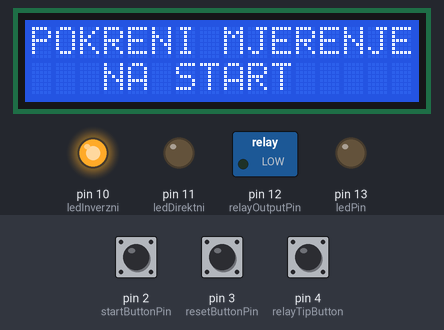
This sketch was run on a simulated Arduino Uno, built with avr-gcc and run on an emulated ATmega328P. Shown: 16×2 character LCD, switched loads named in the sketch (green lamp = pin HIGH), output pins drawn as LEDs (lit = HIGH). Inputs (shaded band) come from the test bench; at power-on: pin 2 (startButtonPin) HIGH, pin 4 (relayTipButton) HIGH, pin 3 (resetButtonPin) HIGH. EEPROM starts erased.

Above: at 2.3 s.
2.4 s: pin 2 (startButtonPin) pulled LOW for 1 s
At 4.1 s:
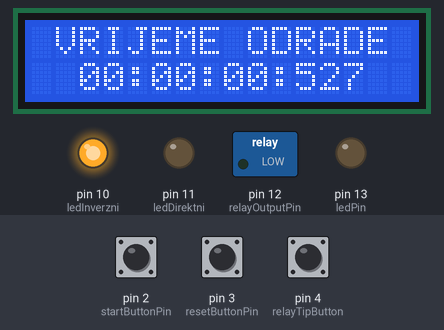
4.9 s: pin 4 (relayTipButton) pulled LOW for 1 s
At 7.0 s:
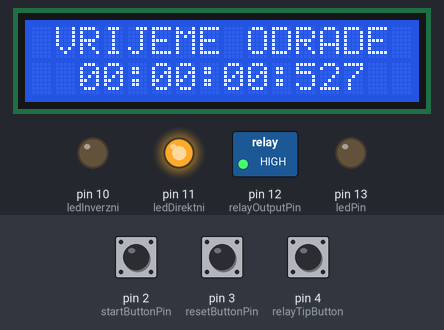
7.4 s: pin 2 (startButtonPin) pulled LOW for 0.15 s
At 8.7 s:
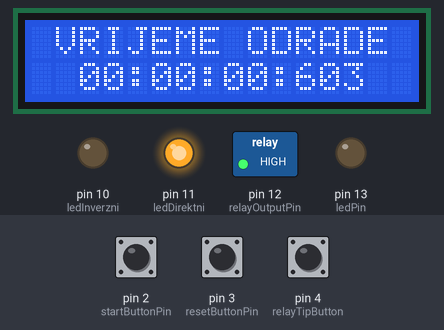
9.0 s: pin 3 (resetButtonPin) pulled LOW for 0.15 s
At 10.1 s:
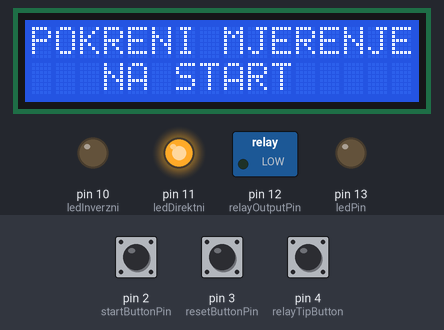
10.6 s: pin 4 (relayTipButton) pulled LOW for 0.15 s
At 11.4 s:
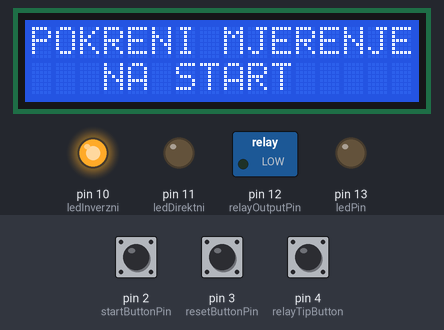
12.2 s: pin 4 (relayTipButton) pulled LOW for 0.15 s
At 12.7 s:
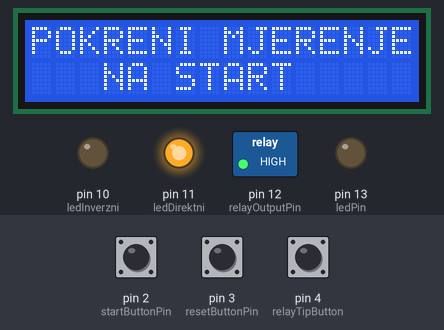
Timing chart, 0 to 14.8 s (numbered marks = the images above; inputs shaded):
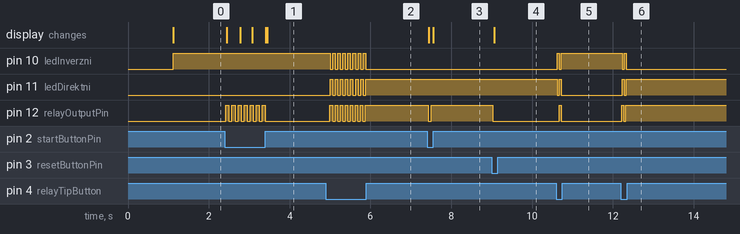

The sketch:

stoperica.ino
```cpp
/*
  Naziv projekta: Digitalni mjerac intervala vremena - DMIN
  Autor: Radneko Bogdanovic
  Datum: 08.03.2019
*/

#include <LiquidCrystal_I2C.h>
#include <EEPROM.h>

const int startButtonPin = 2;
const int resetButtonPin = 3;
const int relayTipButton = 4;
const int relayOutputPin = 12;
const int ledPin = 13;
const int ledDirektni = 11;
const int ledInverzni = 10;
const int ledBaterija = 9;

volatile unsigned long hh = 0;
volatile unsigned long mm = 0;
volatile unsigned long ss = 0;
volatile unsigned long ms = 0;
volatile bool timerStart = false;

bool isTimeDisplayed = false;

int relayState = 0;
int address = 0;

LiquidCrystal_I2C lcd(0x27, 16, 2);

void setup() {
  pinMode(startButtonPin, INPUT_PULLUP);
  pinMode(resetButtonPin, INPUT_PULLUP);
  pinMode(relayOutputPin, OUTPUT);
  pinMode(ledPin, OUTPUT);
  pinMode(ledDirektni, OUTPUT);
  pinMode(ledInverzni, OUTPUT);
  pinMode(relayTipButton, INPUT_PULLUP);

  lcd.setBacklight(HIGH);
  lcd.begin(16, 2);
  lcd.print("DIGITALNI MJERAC");
  lcd.setCursor(0, 1);
  lcd.print("  INT. VREMENA  ");
  delay(1000);
  lcd.clear();
  lcd.print("POKRENI MJERENJE");
  lcd.setCursor(0, 1);
  lcd.print("   NA START");

  relayState = EEPROM.read(address);
  if (relayState == 1) {
    digitalWrite(ledDirektni, HIGH);
    digitalWrite(ledInverzni, LOW);
  } else {
    digitalWrite(ledDirektni, LOW);
    digitalWrite(ledInverzni, HIGH);
  }

  setupTimer();
}

void loop() {
  if (buttonPressed(startButtonPin)) {
    toggleTimer();
  }

  if (buttonPressed(resetButtonPin)) {
    resetTimer();
  }

  if (timerStart || isTimeDisplayed) {
    displayTime();
  }

  toggleRelayState();

  delay(5);
}

// Funkcija koja proverava da li je dugme pritisnuto
bool buttonPressed(int buttonPin) {
  static bool previousState = HIGH;
  bool currentState = digitalRead(buttonPin);

  if (currentState != previousState) {
    delay(20);
    currentState = digitalRead(buttonPin);
  }

  previousState = currentState;

  return (currentState == LOW);
}

// Funkcija za podešavanje tajmera
void setupTimer() {
  noInterrupts();
  TCCR1A = 0;
  TCCR1B = 0;
  TCNT1 = 0;
  OCR1A = 1999;
  TCCR1B |= (1 << WGM12) | (1 << CS11);
  TIMSK1 |= (1 << OCIE1A);
  interrupts();
}

// Funkcija za promenu stanja tajmera
void toggleTimer() {
  timerStart = !timerStart;
  if (timerStart) {
    isTimeDisplayed = true;
    digitalWrite(relayOutputPin, (relayState == 1) ? LOW : HIGH);
    lcd.clear();
    lcd.print("MJERENJE VREMENA");
  } else {
    digitalWrite(relayOutputPin, (relayState == 1) ? HIGH : LOW);
    lcd.clear();
    lcd.print(" VRIJEME ODRADE");
  }
}

// Funkcija za resetovanje tajmera
void resetTimer() {
  hh = 0;
  mm = 0;
  ss = 0;
  ms = 0;
  timerStart = false;
  isTimeDisplayed = false;
  digitalWrite(relayOutputPin, LOW);
  lcd.clear();
  lcd.print("POKRENI MJERENJE");
  lcd.setCursor(0, 1);
  lcd.print("   NA START");
}

// Funkcija za prikazivanje vremena na LCD-u
void displayTime() {
  lcd.setCursor(2, 1);
  lcd.print(hh / 10);
  lcd.print(hh % 10);
  lcd.print(":");
  lcd.print(mm / 10);
  lcd.print(mm % 10);
  lcd.print(":");
  lcd.print(ss / 10);
  lcd.print(ss % 10);
  lcd.print(":");
  lcd.print(ms / 100);
  lcd.print((ms / 10) % 10);
  lcd.print(ms % 10);
}

// Funkcija za promenu stanja releja
void toggleRelayState() {
  if (buttonPressed(relayTipButton)) {
    relayState = !relayState;
    digitalWrite(relayOutputPin, relayState);

    EEPROM.update(address, relayState);
    delay(5);

    digitalWrite(ledDirektni, (relayState == 1) ? HIGH : LOW);
    digitalWrite(ledInverzni, (relayState == 1) ? LOW : HIGH);
  }
}

// Prekidna rutina za tajmer
ISR(TIMER1_COMPA_vect) {
  if (timerStart) {
    ms++;
    if (ms > 999) {
      ms = 0;
      ss++;
      if (ss > 59) {
        ss = 0;
        mm++;
        if (mm > 59) {
          mm = 0;
          hh++;
        }
      }
    }
  }
}
```

Measured:
- after the input at 2.4 s, pin 12 (relayOutputPin): alternates HIGH for 0.08 s and LOW for 0.07 s, 14 changes in all, then stays LOW, starting at once; the display: first changes at once (image 1 shows a later state)
- after the input at 4.9 s, pin 10 (ledInverzni): alternates HIGH for 0.06 s and LOW for 0.06 s, 15 changes in all, then stays LOW, starting after 0.10 s; pin 11 (ledDirektni), pin 12 (relayOutputPin): alternates HIGH for 0.06 s and LOW for 0.06 s, 15 changes in all, then stays HIGH, starting after 0.10 s
- after the input at 7.4 s, pin 12 (relayOutputPin): HIGH → LOW at once, → HIGH 0.08 s later; the display: first changes after 0.05 s (image 3 shows a later state)
- after the input at 9.0 s, pin 12 (relayOutputPin): HIGH → LOW at once; the display: changes after 0.06 s (image 4)
- after the input at 10.6 s, pin 10 (ledInverzni): LOW → HIGH at once, → LOW 0.05 s later, → HIGH 0.05 s later; pin 11 (ledDirektni): HIGH → LOW at once, → HIGH 0.05 s later, → LOW 0.05 s later; pin 12 (relayOutputPin): LOW → HIGH after 0.07 s, → LOW 0.05 s later
- after the input at 12.2 s, pin 10 (ledInverzni): HIGH → LOW at once, → HIGH 0.05 s later, → LOW 0.05 s later; pin 11 (ledDirektni), pin 12 (relayOutputPin): LOW → HIGH at once, → LOW 0.05 s later, → HIGH 0.05 s later
